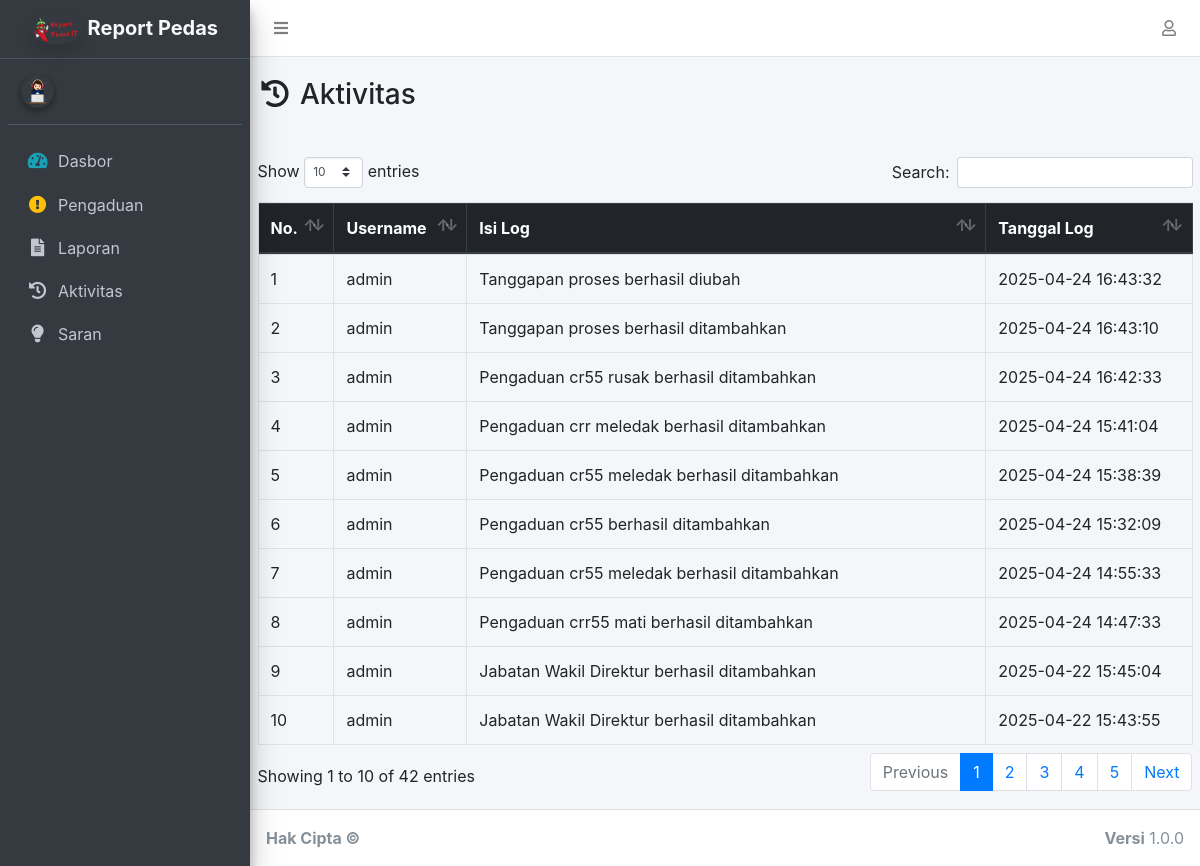
Page /index.php/log on the committed database.
### tables this page shows
CREATE TABLE `log`  (
  `id_log` int NOT NULL AUTO_INCREMENT,
  `isi_log` text NOT NULL,
  `tgl_log` datetime NOT NULL,
  `id_user` int NOT NULL,
  PRIMARY KEY (`id_log`) USING BTREE,
  INDEX `id_user`(`id_user` ASC) USING BTREE
);

CREATE TABLE `user`  (
  `id_user` int NOT NULL AUTO_INCREMENT,
  `nama` varchar(100) NOT NULL,
  `username` varchar(100) NOT NULL,
  `password` varchar(255) NOT NULL,
  `no_telepon` varchar(20) NOT NULL,
  `jabatan` enum('administrator','operator') NOT NULL,
  PRIMARY KEY (`id_user`) USING BTREE
);

### application/controllers/Log.php (called while the page is built, shortened)
<?php
class Log extends CI_Controller
{
	public function __construct()
	{
		$this->load->model('Admin_model', 'admo');
		$this->load->model('Log_model', 'lomo');
	}
	public function index()
	{
		$data['dataUser']	= $this->admo->getDataUserAdmin();
		$data['title'] 		= 'Riwayat';
		$data['log']   		= $this->lomo->getLog();
		$this->load->view('templates/header-admin', $data);
		$this->load->view('log/index', $data);
		$this->load->view('templates/footer-admin', $data);
	}
}

### index.php (called while the page is built, shortened)
<?php
require_once BASEPATH.'core/CodeIgniter.php';

### application/models/Log_model.php (called while the page is built, shortened)
<?php
class Log_model extends CI_Model
{
	public function getLog()
	{
		$this->db->join('user', 'user.id_user=log.id_user');
		$this->db->order_by('tgl_log', 'desc');
		return $this->db->get('log')->result_array();
	}
}

### application/views/log/index.php (the view)
<div class="container">
	<div class="row justify-content-center py-3">
		<div class="col-lg header-title">
			<h3><i class="fas fa-fw fa-history"></i> Aktivitas</h3>
		</div>
	</div>
	<div class="row py-3">
		<div class="col-lg">
			<div class="table-responsive">
				<table class="table table-bordered" id="table_id">
					<thead class="thead-dark">
						<tr>
							<th>No.</th>
							<th>Username</th>
							<th>Isi Log</th>
							<th>Tanggal Log</th>
						</tr>
					</thead>
					<tbody>
						<?php $i = 1; ?>
						<?php foreach ($log as $dl): ?>
							<tr>
								<td><?= $i++; ?></td>
								<td><?= $dl['username']; ?></td>
								<td><?= $dl['isi_log']; ?></td>
								<td><?= $dl['tgl_log']; ?></td>
							</tr>
						<?php endforeach ?>
					</tbody>
				</table>
			</div>
		</div>
	</div>
</div>

### assets/css/zona_lapor.css (style rules this page uses)
.header-title { margin: 5px 0; text-align: center; }
@media (min-width: 992px) { .header-title { margin: 5px 0; text-align: left; } }

### rows in the picture
log: id_user.username "admin", isi_log "Tanggapan proses berhasil diubah", tgl_log "2025-04-24 16:43:32"
log: id_user.username "admin", isi_log "Tanggapan proses berhasil ditambahkan", tgl_log "2025-04-24 16:43:10"
log: id_user.username "admin", isi_log "Pengaduan cr55 rusak berhasil ditambahkan", tgl_log "2025-04-24 16:42:33"
log: id_user.username "admin", isi_log "Pengaduan crr meledak berhasil ditambahkan", tgl_log "2025-04-24 15:41:04"
log: id_user.username "admin", isi_log "Pengaduan cr55 meledak berhasil ditambahkan", tgl_log "2025-04-24 15:38:39"
log: id_user.username "admin", isi_log "Pengaduan cr55 berhasil ditambahkan", tgl_log "2025-04-24 15:32:09"
log: id_user.username "admin", isi_log "Pengaduan cr55 meledak berhasil ditambahkan", tgl_log "2025-04-24 14:55:33"
log: id_user.username "admin", isi_log "Pengaduan crr55 mati berhasil ditambahkan", tgl_log "2025-04-24 14:47:33"
log: id_user.username "admin", isi_log "Jabatan Wakil Direktur berhasil ditambahkan", tgl_log "2025-04-22 15:45:04"
log: id_user.username "admin", isi_log "Jabatan Wakil Direktur berhasil ditambahkan", tgl_log "2025-04-22 15:43:55"
